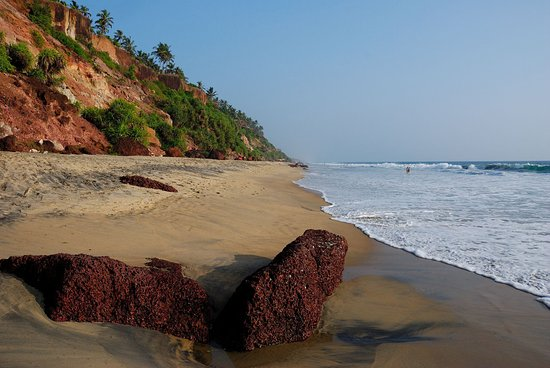
#> input picture feature_extractor/color_histogram/test_pic/test1.jpg, 550 x 368 px
$ python -i color_histogram.py   (imports and definitions only)
#> lines starting #> are read from the running program, lines starting #| are printed output that depends on the picture
# color histogram
# @Author       Zihan
# @Mod Date     11/13/2018
# @Description  Input color image in RGB space, convert it into CIELab space, apply CLAHE to lightness channel, and calculate histogram values by OpenCV.

import sys
import cv2  # OpenCV library
import numpy as np
# need this code below to avoid some strange error of matplotlib on Mac
# [3 lines not run here, left out]
from matplotlib import pyplot as plt

def get_histogram(img):
    lab_img = cv2.cvtColor(img, cv2.COLOR_RGB2Lab)  # convert color space from RGB to Lab
#> lab_img: shape (368, 550, 3); mean of channels 0, 1, 2 123, 130.1, 130.1
    l_channel, a_channel, b_channel = cv2.split(lab_img)    # separate L, a and b channels
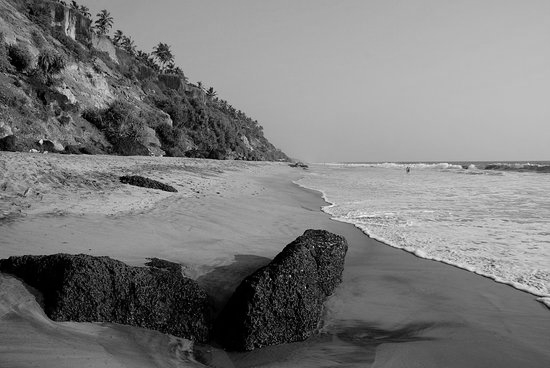
#> l_channel: shape (368, 550); min 0, max 248, mean 123
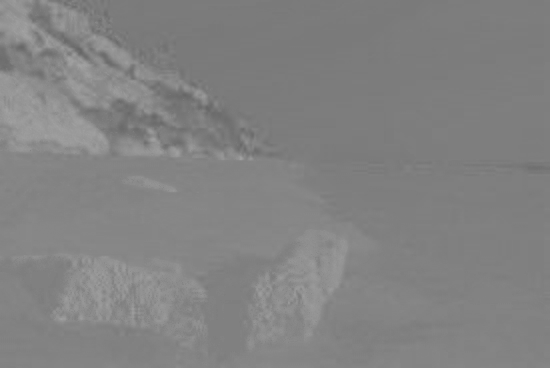
#> a_channel: shape (368, 550); min 102, max 163, mean 130.1
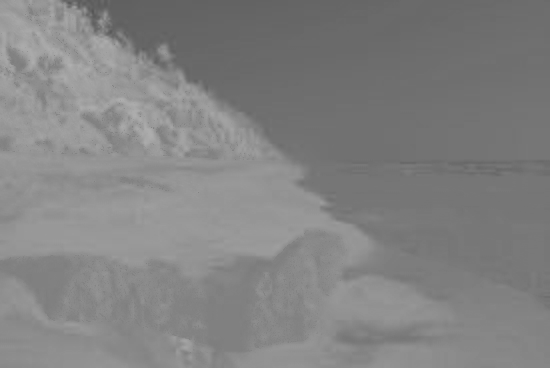
#> b_channel: shape (368, 550); min 85, max 176, mean 130.1
    clahe = cv2.createCLAHE(clipLimit = 2.0, tileGridSize = (8, 8))
    clahe_l_channel = clahe.apply(l_channel)    # apply CLAHE to lightness channel
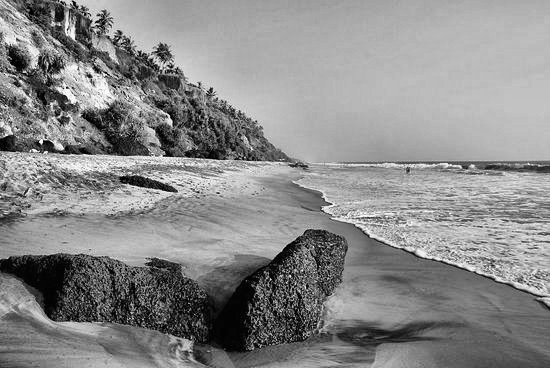
#> clahe_l_channel: shape (368, 550); min 0, max 254, mean 137.9
    equalized_img = cv2.merge((clahe_l_channel, a_channel, b_channel))
#> equalized_img: shape (368, 550, 3); mean of channels 0, 1, 2 137.9, 130.1, 130.1
    histogram = []   # L, a, b in bins for histogram
    for i in range(3):
        histogram.append(cv2.calcHist([equalized_img], [i], None, [32], [0,256]))   # 32 bins
#> after the loop, histogram = 3 items
    return _normalize(histogram)

# use formula: normalized_x = (x - min) / (max - min)
def _normalize(histogram):
    normalized_histogram = np.array([np.zeros((32, 1)), np.zeros((32, 1)), np.zeros((32, 1))])
    for i in range(3):
        maxv = np.max(histogram[i])
        minv = np.min(histogram[i])
        for j in range(32):
            normalized_histogram[i][j] = (histogram[i][j] - minv) / (maxv - minv)
#> this loop made 3 passes
#> (maxv, minv) on passes 1 to 3: (22604, 150), (85313, 0), (36513, 0)
    return normalized_histogram

''' # test client
if __name__ == '__main__':
    img_path = sys.argv[1]
    img = cv2.imread(img_path, 1) # load a color image in np.array
    #img = np.random.randint(256, size=(200,200,3), dtype='uint8')
    hg = get_histogram(img)
    print(type(hg))
    color = ['r', 'g', 'b'] # L = red, a = green, b = blue
    for i, c in enumerate(color):
        plt.plot(hg[i], color = c)
        plt.xlim([0,32])
        print(c)
        print(hg[i])
    plt.show()
'''

>>> import cv2
>>> picture = cv2.cvtColor(cv2.imread('test_pic/test1.jpg'), cv2.COLOR_BGR2RGB)
>>> result = get_histogram(picture)

$ run again, on feature_extractor/color_histogram/test_pic/test3.tif
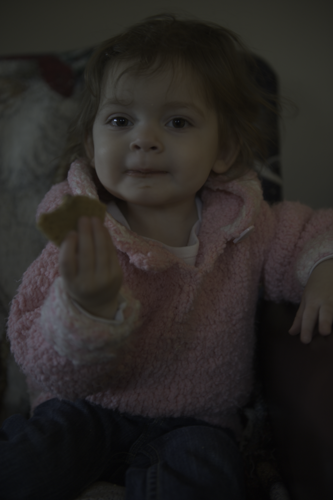
#> input picture feature_extractor/color_histogram/test_pic/test3.tif, 333 x 500 px
#> lab_img: shape (500, 333, 3); mean of channels 0, 1, 2 38.8, 129.2, 130
#> in get_histogram, `l_channel, a_channel, b_channel = cv2.split(lab_img)`:
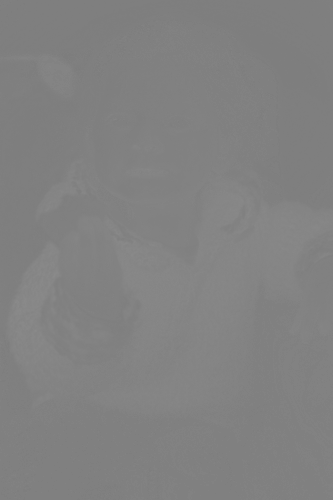
#> a_channel: shape (500, 333); min 124, max 138, mean 129.2
#> in get_histogram, `clahe_l_channel = clahe.apply(l_channel)`:
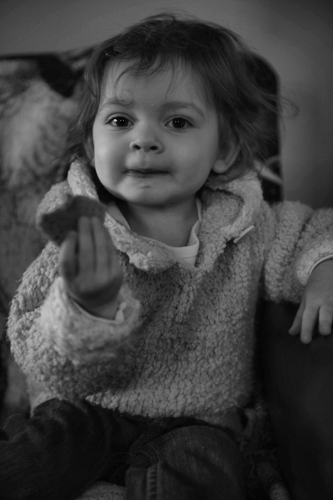
#> clahe_l_channel: shape (500, 333); min 3, max 210, mean 63.2
#> equalized_img: shape (500, 333, 3); mean of channels 0, 1, 2 63.2, 129.2, 130
#> after the loop in get_histogram, `for i in range(3):`: histogram = 3 items
#> the loop in _normalize, `for i in range(3):` made 3 passes
#> maxv on passes 1 to 3: 16459, 127345, 124269
